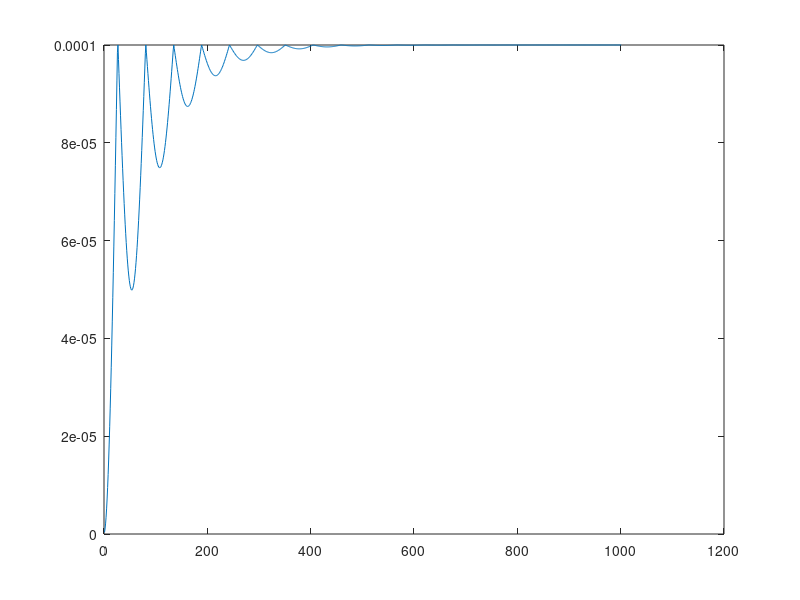

Recreate this plot in MATLAB.
% Paramètres et grandeurs physiques
M_MPM = 0.38e-3; % kg
P_MPM = M_MPM * 9.81; % N
course = 0.1e-3; % m
mu_f = 0.4; % 无单位

% vecteur de temps
simulation_time = 10;
dt = 0.01;
C_R=0.5;
object_pos = 0;
object_acc = 0;
object_vite = 0;

control_ix = 1; 
Kp = 10;
x = [];
v=[];
a=[];
fx=[];
for t = 0:dt:simulation_time
    error = course - object_pos;
    control_ix = Kp *error;
    
    Fx_EM = control_ix * (2.1252E+18 * object_pos.^6 - 9.7281E+07 * object_pos.^5 - 5.0226E+10 * object_pos.^4 + 1.3028E+00 * object_pos.^3 + 4.9317E+02 * object_pos.^2 - 1.0385E-07 * object_pos + 1.3115E-03);
    Fz_EM = control_ix * (-1.4456E+07 * object_pos.^3 + 1.2642E-05 * object_pos.^2 - 2.9536E-01 * object_pos + 9.3282E-14);
    
    Ftotal_x = Fx_EM;
    Ftotal_z = P_MPM + Fz_EM;
    Wnet = M_MPM * 9.81 - Ftotal_z;
    Ff = Wnet * mu_f;

    object_acc = (Ftotal_x - Ff) / M_MPM;
    object_vite = object_vite + object_acc * dt;
    object_pos = object_pos + object_vite * dt;

    if object_pos >= course
        object_vite = -C_R*object_vite;
        object_pos = course;
    end
    x = [x object_pos];
    a = [a object_acc];
    v = [v object_vite];
end

plot(x)
